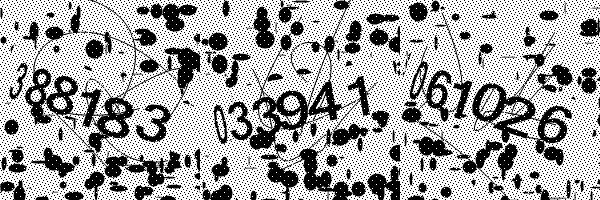
#> input picture test-data/CodeImage-033941.jpg, 600 x 200 px
$ python -i captcha.py   (imports and definitions only)
#> lines starting #> are read from the running program, lines starting #| are printed output that depends on the picture; after the words box and inside, x2 and y2 are one past the last pixel; in counts of white or black regions, pixels touching at a corner belong together
#> further down, picture is the input picture: shape (200, 600, 3); min 0, max 255, mean 166.6
import cv2
import decimal
import pytesseract

# [4 lines left out: function frange, not called in this run]

class CaptchaSolver:
    def __init__(self):
        self.Image = None

    # [35 lines left out: functions GetNumbers, recognizeImage, rotateImage, not called in this run]

    def cleanImage(self, img):
        # Convert to grayscale
        c_gray = cv2.cvtColor(img, cv2.COLOR_RGB2GRAY)
        # Enlarge image
        c_gray = cv2.resize(c_gray, None, fx=4, fy=4)
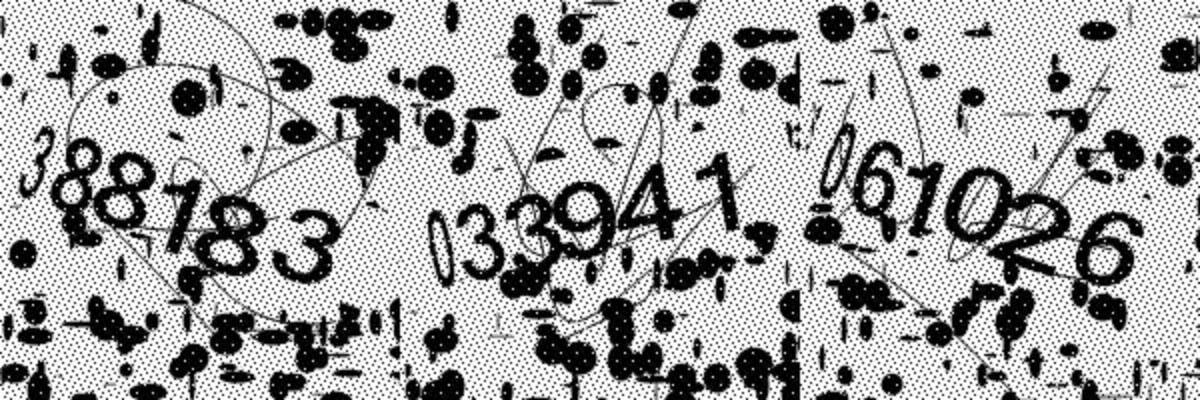
#> c_gray: shape (800, 2400) (shown at 1/2 size); min 0, max 255, mean 166.5
        # Median filter
        out = cv2.medianBlur(c_gray, 1)
        # Image thresholding
        out = cv2.threshold(out, 150, 255, cv2.THRESH_BINARY)[1]
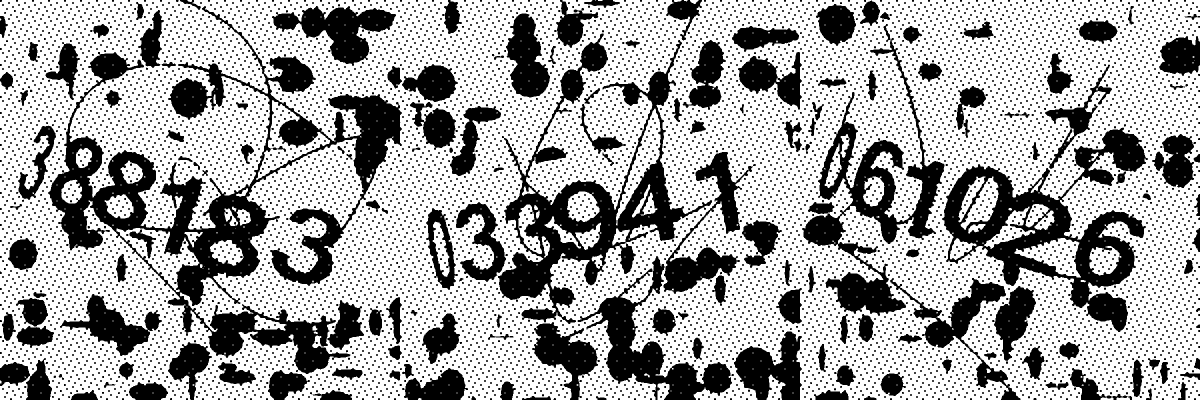
#> out: shape (800, 2400) (shown at 1/2 size); 65.7% white; 9263 black regions (9096 under 20 px)

        # Filter using contour area and remove small noise (< 1000)
        cnts = cv2.findContours(out, cv2.RETR_TREE, cv2.CHAIN_APPROX_SIMPLE)
#> cnts = 9802 contours, 9127 with area under 20; largest, box (x1, y1, x2, y2) and area: (0, 0, 2400, 800) 1809820, (95, 11, 805, 749) 143748, (995, 66, 1425, 649) 74474, (1883, 254, 2297, 665) 71412, (1603, 75, 1890, 633) 42169
        cnts = cnts[0] if len(cnts) == 2 else cnts[1]
        for c in cnts:
            area = cv2.contourArea(c)
            if area < 1000:
                cv2.drawContours(out, [c], -1, 255, cv2.FILLED)
            else:
                # thiner contour erea in order to get rid of small lines
                cv2.drawContours(out, [c], -1, 255, 6)
#> this loop made 9802 passes
#> area on passes 2, 3, 31: 80.5, 94, 608.5
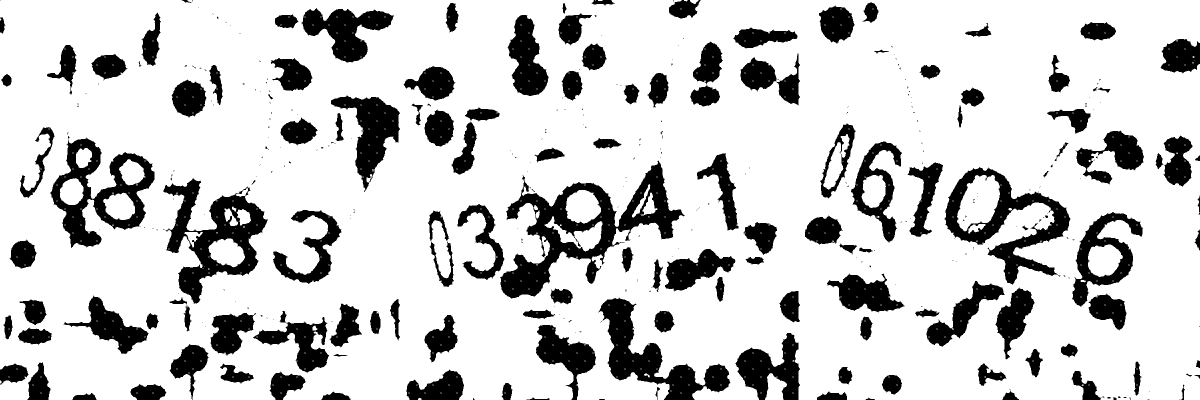
#> out: shape (800, 2400) (shown at 1/2 size); 80.4% white; 364 black regions (223 under 20 px), largest, box (x1, y1, x2, y2) and area: (1000, 321, 1370, 597) 29365, (327, 356, 536, 608) 19328, (1889, 334, 2141, 569) 17563

        # Median filter
        out = cv2.medianBlur(out,3)
#> out: shape (800, 2400); 80.4% white; 211 black regions (64 under 20 px), largest, box (x1, y1, x2, y2) and area: (1001, 322, 1369, 597) 29346, (327, 357, 535, 607) 19343, (1889, 335, 2141, 569) 17628
        return out

    # [5 lines left out: function ReadImage, not called in this run]

    def LoadImage(self, image):
        self.Image = image

>>> import cv2
>>> picture = cv2.cvtColor(cv2.imread('../test-data/CodeImage-033941.jpg'), cv2.COLOR_BGR2RGB)
>>> result = CaptchaSolver().cleanImage(picture)

$ run again, on test-data/CodeImage-160422.jpg
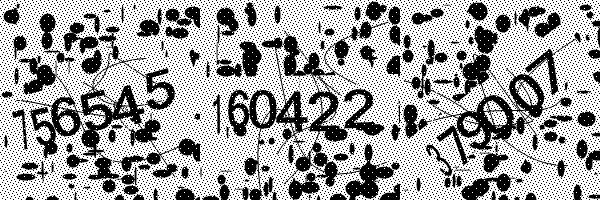
#> input picture test-data/CodeImage-160422.jpg, 600 x 200 px
#> picture is the input picture: shape (200, 600, 3); min 0, max 255, mean 163.1
#> in cleanImage, `out = cv2.threshold(out, 150, 255, cv2.THRESH_BINARY)[1]`:
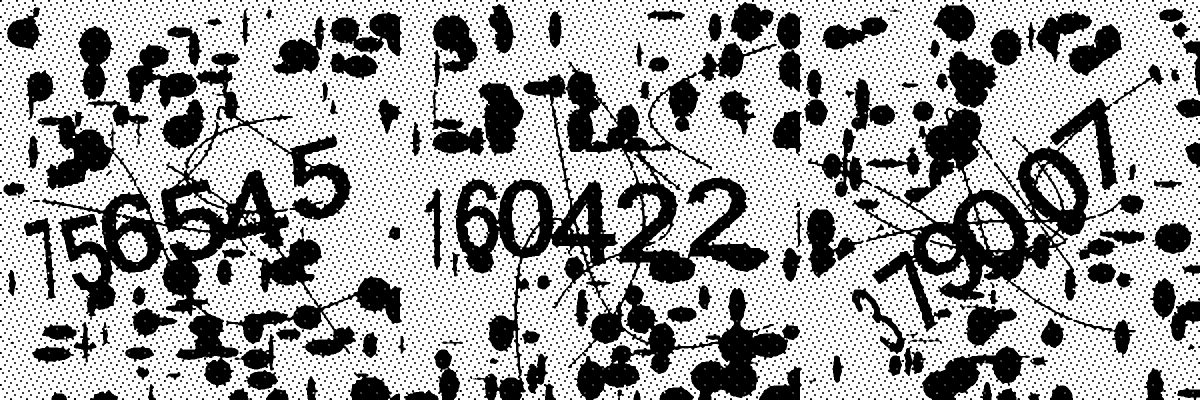
#> out: shape (800, 2400) (shown at 1/2 size); 64.1% white; 8995 black regions (8835 under 20 px)
#> cnts = 9570 contours, 8880 with area under 20; largest, box (x1, y1, x2, y2) and area: (0, 0, 2400, 800) 1666424, (83, 103, 805, 777) 104150, (1703, 195, 2237, 665) 96136, (1033, 477, 1301, 800) 45844, (74, 219, 277, 381) 12446
#> the loop in cleanImage, `for c in cnts:` made 9570 passes
#> area on passes 2, 19, 61: 26.5, 129, 25.5
#> after the loop in cleanImage, `for c in cnts:`:
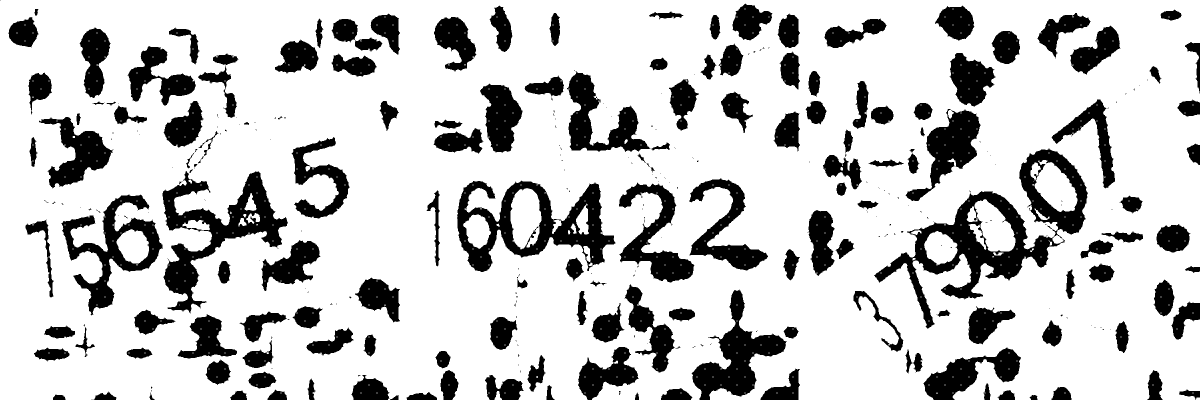
#> out: shape (800, 2400) (shown at 1/2 size); 78.9% white; 334 black regions (178 under 20 px), largest, box (x1, y1, x2, y2) and area: (1748, 297, 2176, 658) 34118, (914, 361, 1231, 544) 22295, (325, 342, 576, 627) 21424

$ run again, on test-data/CodeImage-288218.jpg
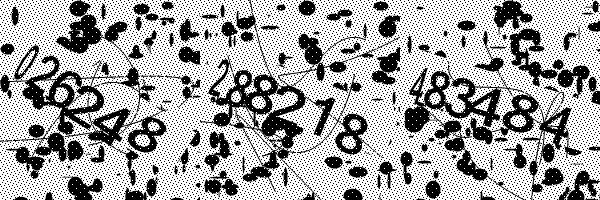
#> input picture test-data/CodeImage-288218.jpg, 600 x 200 px
#> picture is the input picture: shape (200, 600, 3); min 0, max 255, mean 165.4
#> in cleanImage, `out = cv2.threshold(out, 150, 255, cv2.THRESH_BINARY)[1]`:
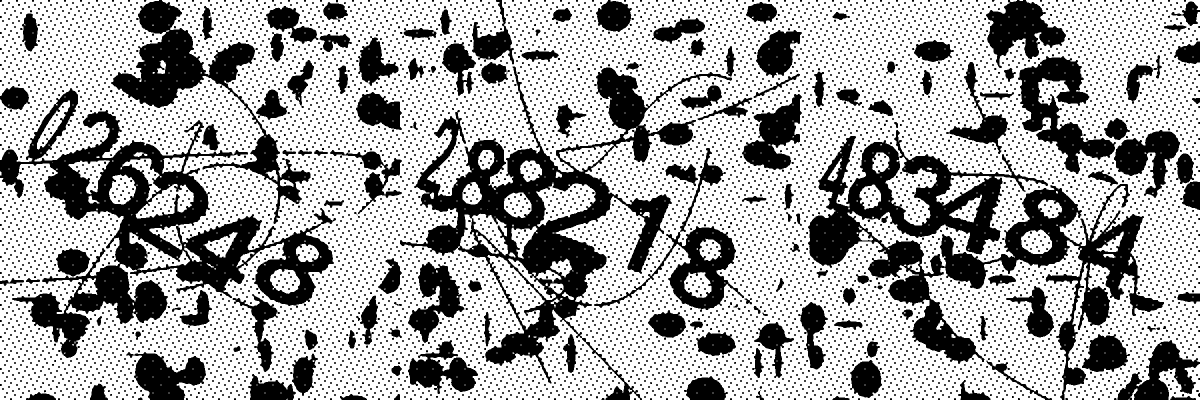
#> out: shape (800, 2400) (shown at 1/2 size); 65.1% white; 9172 black regions (9024 under 20 px)
#> cnts = 9765 contours, 9059 with area under 20; largest, box (x1, y1, x2, y2) and area: (0, 0, 2400, 800) 1583594, (799, 132, 1465, 768) 120388, (2035, 111, 2233, 349) 18468, (1187, 451, 1489, 625) 16877, (1483, 187, 1605, 341) 9722
#> the loop in cleanImage, `for c in cnts:` made 9765 passes
#> area on passes 13, 14, 35: 165, 89, 2673.5
#> after the loop in cleanImage, `for c in cnts:`:
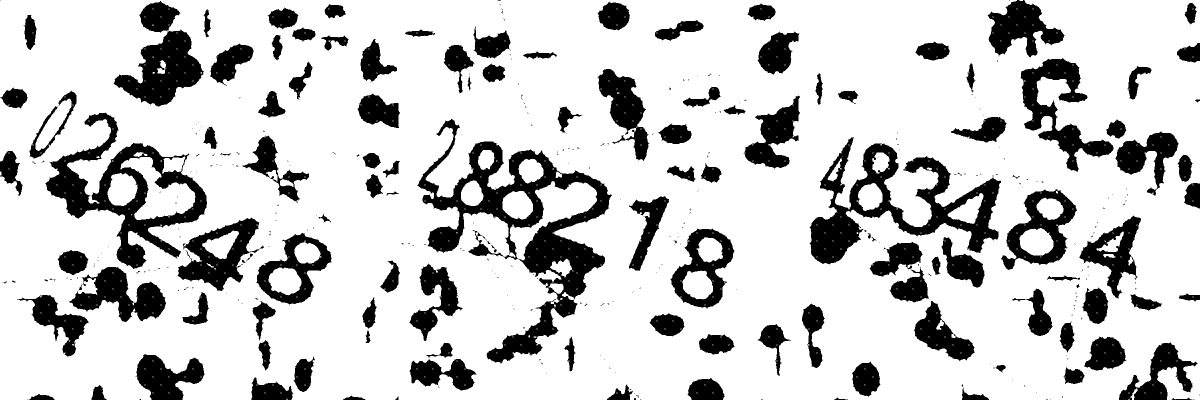
#> out: shape (800, 2400) (shown at 1/2 size); 79.8% white; 373 black regions (253 under 20 px), largest, box (x1, y1, x2, y2) and area: (835, 238, 1224, 727) 46468, (1619, 275, 2002, 529) 30361, (91, 225, 414, 538) 27543

$ run again, on test-data/CodeImage-298325.jpg
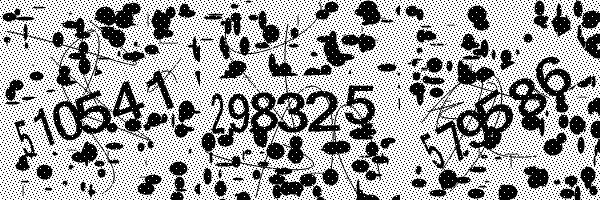
#> input picture test-data/CodeImage-298325.jpg, 600 x 200 px
#> picture is the input picture: shape (200, 600, 3); min 0, max 255, mean 162
#> in cleanImage, `out = cv2.threshold(out, 150, 255, cv2.THRESH_BINARY)[1]`:
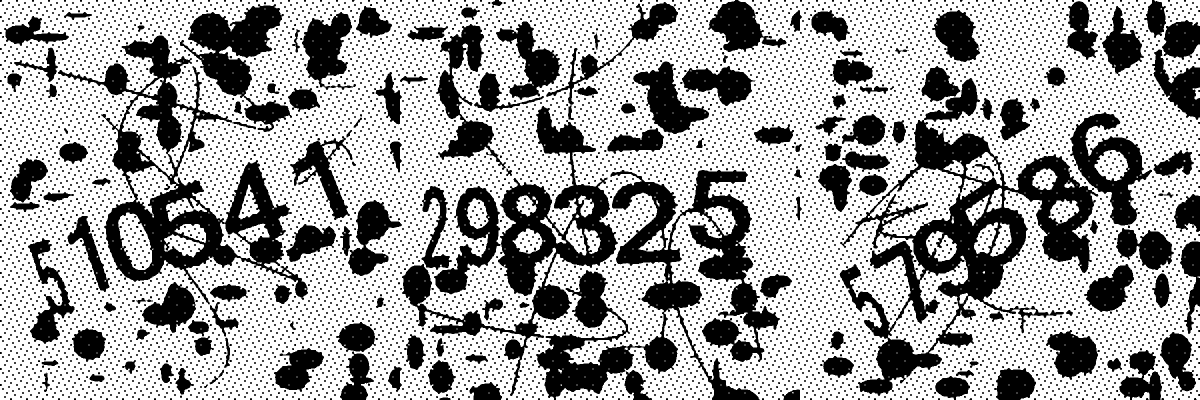
#> out: shape (800, 2400) (shown at 1/2 size); 63.7% white; 8920 black regions (8768 under 20 px)
#> cnts = 9542 contours, 8817 with area under 20; largest, box (x1, y1, x2, y2) and area: (0, 0, 2400, 800) 1771064, (1678, 239, 2198, 793) 110284, (115, 70, 617, 610) 91706, (803, 211, 1237, 793) 55364, (359, 7, 585, 265) 22396
#> the loop in cleanImage, `for c in cnts:` made 9542 passes
#> area on passes 11, 31, 62: 239.5, 26, 17280.5
#> after the loop in cleanImage, `for c in cnts:`:
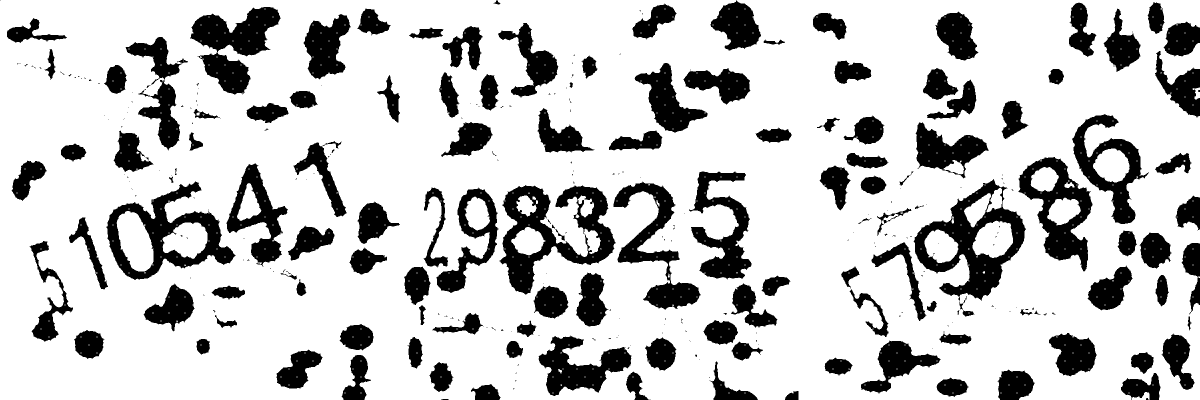
#> out: shape (800, 2400) (shown at 1/2 size); 78.4% white; 324 black regions (190 under 20 px), largest, box (x1, y1, x2, y2) and area: (999, 370, 1232, 589) 19976, (1827, 358, 2052, 602) 19009, (212, 363, 471, 560) 16502
